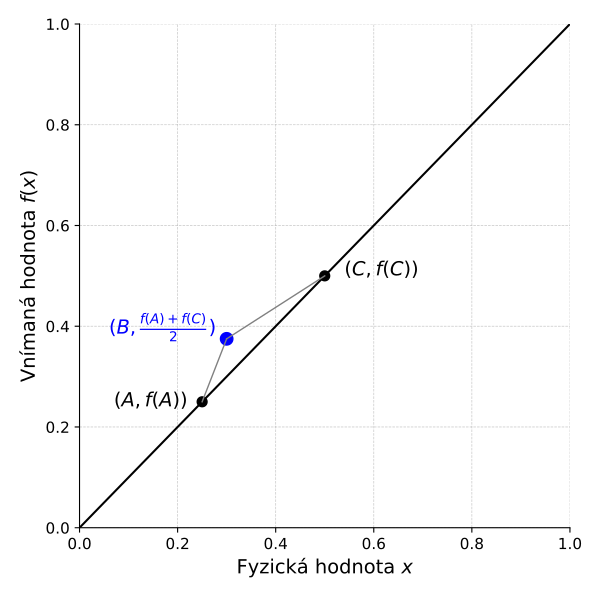

This figure's Python source:
import matplotlib.pyplot as plt
import numpy as np

# Styl (čistý, publikovatelný)
plt.rcParams.update({
    "font.size": 12,
    "axes.labelsize": 14,
    "legend.fontsize": 11,
    "xtick.labelsize": 11,
    "ytick.labelsize": 11
})

fig, ax = plt.subplots(figsize=(6, 6))

# Data
x = np.linspace(0, 1, 200)
ax.plot(x, x, color='black', linewidth=1.5, label=r'$y = x$')

# Body A, B, C
A = (0.25, 0.25)
C = (0.5, 0.5)
B = (0.3, 0.375)

ax.scatter(*A, color='black', s=50)
ax.scatter(*C, color='black', s=50)
ax.scatter(*B, color='blue', s=80)

# Popisky bodů (lepší než legenda)
ax.text(A[0]-0.18, A[1]-0.01, r'$(A, f(A))$', fontsize=14)
ax.text(C[0]+0.04, C[1]+0.00, r'$(C, f(C))$', fontsize=14)
ax.text(B[0]-0.24, B[1]+0.01, r'$(B, \frac{f(A) + f(C)}{2})$', fontsize=14, color='blue')

# Spojnice (jemnější)
ax.plot([A[0], B[0]], [A[1], B[1]], color='gray', linewidth=1)
ax.plot([C[0], B[0]], [C[1], B[1]], color='gray', linewidth=1)

# Osy
ax.set_xlabel(r'Fyzická hodnota $x$')
ax.set_ylabel(r'Vnímaná hodnota $f(x)$')

ax.set_xlim(0, 1)
ax.set_ylim(0, 1)

# Jemná mřížka (velký rozdíl vizuálně)
ax.grid(True, linestyle='--', linewidth=0.5, alpha=0.7)

# Odstranění horního a pravého rámu (moderní styl)
ax.spines['top'].set_visible(False)
ax.spines['right'].set_visible(False)

plt.tight_layout()

# Uložení do PDF (důležité!)
plt.savefig("beak_plot.pdf")
plt.show()
